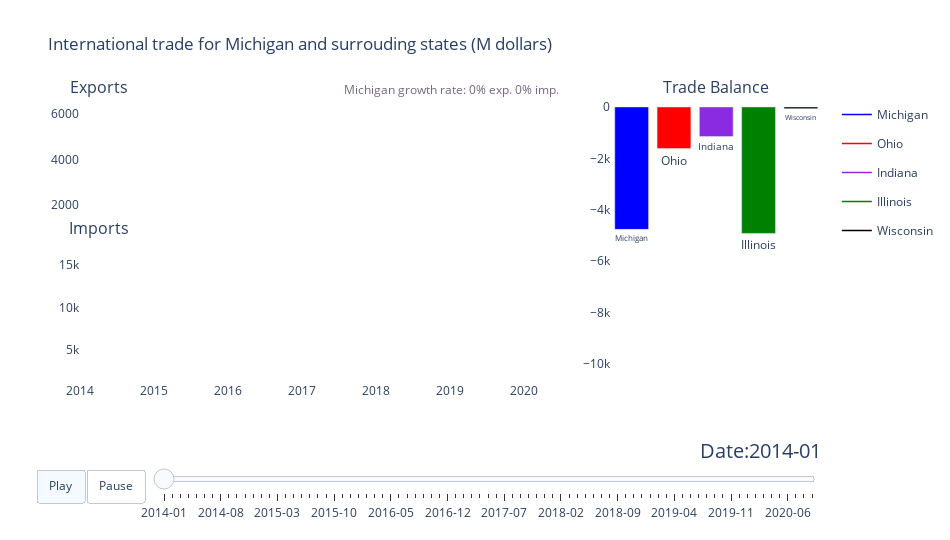

Notebook code cell kept with this figure:
### Markdown cell above
Finally I added the frames, the menus and the slider to the graphic.

### Code cell
fig_2.update(frames=list(list_of_frames)),
fig_2.update_layout(updatemenus=updatemenus, sliders= [sliders_dict])
fig_2.show()

### Figure 1 — Plotly figure (JSON) as saved in the notebook; plotly's stock layout.template omitted (floating-point values rounded to 4 significant figures)
{"data": [{"legendgroup": "Michigan", "line": {"color": "blue", "width": 1.5}, "mode": "lines", "name": "Michigan", "type": "scatter", "x": ["2014-01-01T00:00:00"], "xaxis": "x", "y": [4190.0], "yaxis": "y"}, {"legendgroup": "Ohio", "line": {"color": "red", "width": 1.5}, "mode": "lines", "name": "Ohio", "type": "scatter", "x": ["2014-01-01T00:00:00"], "xaxis": "x", "y": [3894.0], "yaxis": "y"}, {"legendgroup": "Indiana", "line": {"color": "blueviolet", "width": 1.5}, "mode": "lines", "name": "Indiana", "type": "scatter", "x": ["2014-01-01T00:00:00"], "xaxis": "x", "y": [2507.0], "yaxis": "y"}, {"legendgroup": "Illinois", "line": {"color": "green", "width": 1.5}, "mode": "lines", "name": "Illinois", "type": "scatter", "x": ["2014-01-01T00:00:00"], "xaxis": "x", "y": [5533.0], "yaxis": "y"}, {"legendgroup": "Wisconsin", "line": {"color": "black", "width": 1.5}, "mode": "lines", "name": "Wisconsin", "type": "scatter", "x": ["2014-01-01T00:00:00"], "xaxis": "x", "y": [1813.0], "yaxis": "y"}, {"legendgroup": "Michigan", "line": {"color": "blue", "width": 1.5}, "mode": "lines", "name": "Michigan", "showlegend": false, "type": "scatter", "x": ["2014-01-01T00:00:00"], "xaxis": "x3", "y": [8952.0], "yaxis": "y3"}, {"legendgroup": "Ohio", "line": {"color": "red", "width": 1.5}, "mode": "lines", "name": "Ohio", "showlegend": false, "type": "scatter", "x": ["2014-01-01T00:00:00"], "xaxis": "x3", "y": [5514.0], "yaxis": "y3"}, {"legendgroup": "Indiana", "line": {"color": "blueviolet", "width": 1.5}, "mode": "lines", "name": "Indiana", "showlegend": false, "type": "scatter", "x": ["2014-01-01T00:00:00"], "xaxis": "x3", "y": [3660.0], "yaxis": "y3"}, {"legendgroup": "Illinois", "line": {"color": "green", "width": 1.5}, "mode": "lines", "name": "Illinois", "showlegend": false, "type": "scatter", "x": ["2014-01-01T00:00:00"], "xaxis": "x3", "y": [10450.0], "yaxis": "y3"}, {"legendgroup": "Wisconsin", "line": {"color": "black", "width": 1.5}, "mode": "lines", "name": "Wisconsin", "showlegend": false, "type": "scatter", "x": ["2014-01-01T00:00:00"], "xaxis": "x3", "y": [1880.0], "yaxis": "y3"}, {"hoverinfo": "all", "legendgroup": "Michigan", "marker": {"color": "blue"}, "name": "Michigan", "showlegend": false, "textposition": "outside", "texttemplate": "%{x}", "type": "bar", "x": ["Michigan"], "xaxis": "x2", "y": [-4762.0], "yaxis": "y2"}, {"hoverinfo": "all", "legendgroup": "Ohio", "marker": {"color": "red"}, "name": "Ohio", "showlegend": false, "textposition": "outside", "texttemplate": "%{x}", "type": "bar", "x": ["Ohio"], "xaxis": "x2", "y": [-1621.0], "yaxis": "y2"}, {"hoverinfo": "all", "legendgroup": "Indiana", "marker": {"color": "blueviolet"}, "name": "Indiana", "showlegend": false, "textposition": "outside", "texttemplate": "%{x}", "type": "bar", "x": ["Indiana"], "xaxis": "x2", "y": [-1153.0], "yaxis": "y2"}, {"hoverinfo": "all", "legendgroup": "Illinois", "marker": {"color": "green"}, "name": "Illinois", "showlegend": false, "textposition": "outside", "texttemplate": "%{x}", "type": "bar", "x": ["Illinois"], "xaxis": "x2", "y": [-4920.0], "yaxis": "y2"}, {"hoverinfo": "all", "legendgroup": "Wisconsin", "marker": {"color": "black"}, "name": "Wisconsin", "showlegend": false, "textposition": "outside", "texttemplate": "%{x}", "type": "bar", "x": ["Wisconsin"], "xaxis": "x2", "y": [-66.5], "yaxis": "y2"}], "layout": {"annotations": [{"align": "center", "font": {"color": "rgb(116, 101, 130)", "size": 12}, "showarrow": false, "text": "Michigan growth rate: 0% exp. 0% imp.", "x": 0.5, "xanchor": "center", "xref": "paper", "y": 1, "yanchor": "bottom", "yref": "paper"}, {"font": {"size": 16}, "showarrow": false, "text": "Exports", "x": 0.025, "xanchor": "center", "xref": "paper", "y": 1, "yanchor": "bottom", "yref": "paper"}, {"font": {"size": 16}, "showarrow": false, "text": "Trade Balance", "x": 0.8575, "xanchor": "center", "xref": "paper", "y": 1, "yanchor": "bottom", "yref": "paper"}, {"font": {"size": 16}, "showarrow": false, "text": "Imports", "x": 0.025, "xanchor": "center", "xref": "paper", "y": 0.5, "yanchor": "bottom", "yref": "paper"}], "height": 540, "plot_bgcolor": "white", "sliders": [{"active": 0, "currentvalue": {"font": {"size": 20}, "prefix": "Date:", "visible": true, "xanchor": "right"}, "len": 0.9, "pad": {"b": 10, "t": 50}, "steps": [{"args": [[1], {"frame": {"duration": 300, "redraw": true}, "mode": "immediate", "transition": {"duration": 300}}], "label": "2014-01", "method": "animate"}, {"args": [[2], {"frame": {"duration": 300, "redraw": true}, "mode": "immediate", "transition": {"duration": 300}}], "label": "2014-02", "method": "animate"}, {"args": [[3], {"frame": {"duration": 300, "redraw": true}, "mode": "immediate", "transition": {"duration": 300}}], "label": "2014-03", "method": "animate"}, {"args": [[4], {"frame": {"duration": 300, "redraw": true}, "mode": "immediate", "transition": {"duration": 300}}], "label": "2014-04", "method": "animate"}, {"args": [[5], {"frame": {"duration": 300, "redraw": true}, "mode": "immediate", "transition": {"duration": 300}}], "label": "2014-05", "method": "animate"}, {"args": [[6], {"frame": {"duration": 300, "redraw": true}, "mode": "immediate", "transition": {"duration": 300}}], "label": "2014-06", "method": "animate"}, {"args": [[7], {"frame": {"duration": 300, "redraw": true}, "mode": "immediate", "transition": {"duration": 300}}], "label": "2014-07", "method": "animate"}, {"args": [[8], {"frame": {"duration": 300, "redraw": true}, "mode": "immediate", "transition": {"duration": 300}}], "label": "2014-08", "method": "animate"}, {"args": [[9], {"frame": {"duration": 300, "redraw": true}, "mode": "immediate", "transition": {"duration": 300}}], "label": "2014-09", "method": "animate"}, {"args": [[10], {"frame": {"duration": 300, "redraw": true}, "mode": "immediate", "transition": {"duration": 300}}], "label": "2014-10", "method": "animate"}, {"args": [[11], {"frame": {"duration": 300, "redraw": true}, "mode": "immediate", "transition": {"duration": 300}}], "label": "2014-11", "method": "animate"}, {"args": [[12], {"frame": {"duration": 300, "redraw": true}, "mode": "immediate", "transition": {"duration": 300}}], "label": "2014-12", "method": "animate"}, {"args": [[13], {"frame": {"duration": 300, "redraw": true}, "mode": "immediate", "transition": {"duration": 300}}], "label": "2015-01", "method": "animate"}, {"args": [[14], {"frame": {"duration": 300, "redraw": true}, "mode": "immediate", "transition": {"duration": 300}}], "label": "2015-02", "method": "animate"}, {"args": [[15], {"frame": {"duration": 300, "redraw": true}, "mode": "immediate", "transition": {"duration": 300}}], "label": "2015-03", "method": "animate"}, {"args": [[16], {"frame": {"duration": 300, "redraw": true}, "mode": "immediate", "transition": {"duration": 300}}], "label": "2015-04", "method": "animate"}, {"args": [[17], {"frame": {"duration": 300, "redraw": true}, "mode": "immediate", "transition": {"duration": 300}}], "label": "2015-05", "method": "animate"}, {"args": [[18], {"frame": {"duration": 300, "redraw": true}, "mode": "immediate", "transition": {"duration": 300}}], "label": "2015-06", "method": "animate"}, {"args": [[19], {"frame": {"duration": 300, "redraw": true}, "mode": "immediate", "transition": {"duration": 300}}], "label": "2015-07", "method": "animate"}, {"args": [[20], {"frame": {"duration": 300, "redraw": true}, "mode": "immediate", "transition": {"duration": 300}}], "label": "2015-08", "method": "animate"}, {"args": [[21], {"frame": {"duration": 300, "redraw": true}, "mode": "immediate", "transition": {"duration": 300}}], "label": "2015-09", "method": "animate"}, {"args": [[22], {"frame": {"duration": 300, "redraw": true}, "mode": "immediate", "transition": {"duration": 300}}], "label": "2015-10", "method": "animate"}, {"args": [[23], {"frame": {"duration": 300, "redraw": true}, "mode": "immediate", "transition": {"duration": 300}}], "label": "2015-11", "method": "animate"}, {"args": [[24], {"frame": {"duration": 300, "redraw": true}, "mode": "immediate", "transition": {"duration": 300}}], "label": "2015-12", "method": "animate"}, {"args": [[25], {"frame": {"duration": 300, "redraw": true}, "mode": "immediate", "transition": {"duration": 300}}], "label": "2016-01", "method": "animate"}, {"args": [[26], {"frame": {"duration": 300, "redraw": true}, "mode": "immediate", "transition": {"duration": 300}}], "label": "2016-02", "method": "animate"}, {"args": [[27], {"frame": {"duration": 300, "redraw": true}, "mode": "immediate", "transition": {"duration": 300}}], "label": "2016-03", "method": "animate"}, {"args": [[28], {"frame": {"duration": 300, "redraw": true}, "mode": "immediate", "transition": {"duration": 300}}], "label": "2016-04", "method": "animate"}, {"args": [[29], {"frame": {"duration": 300, "redraw": true}, "mode": "immediate", "transition": {"duration": 300}}], "label": "2016-05", "method": "animate"}, {"args": [[30], {"frame": {"duration": 300, "redraw": true}, "mode": "immediate", "transition": {"duration": 300}}], "label": "2016-06", "method": "animate"}, {"args": [[31], {"frame": {"duration": 300, "redraw": true}, "mode": "immediate", "transition": {"duration": 300}}], "label": "2016-07", "method": "animate"}, {"args": [[32], {"frame": {"duration": 300, "redraw": true}, "mode": "immediate", "transition": {"duration": 300}}], "label": "2016-08", "method": "animate"}, {"args": [[33], {"frame": {"duration": 300, "redraw": true}, "mode": "immediate", "transition": {"duration": 300}}], "label": "2016-09", "method": "animate"}, {"args": [[34], {"frame": {"duration": 300, "redraw": true}, "mode": "immediate", "transition": {"duration": 300}}], "label": "2016-10", "method": "animate"}, {"args": [[35], {"frame": {"duration": 300, "redraw": true}, "mode": "immediate", "transition": {"duration": 300}}], "label": "2016-11", "method": "animate"}, {"args": [[36], {"frame": {"duration": 300, "redraw": true}, "mode": "immediate", "transition": {"duration": 300}}], "label": "2016-12", "method": "animate"}, {"args": [[37], {"frame": {"duration": 300, "redraw": true}, "mode": "immediate", "transition": {"duration": 300}}], "label": "2017-01", "method": "animate"}, {"args": [[38], {"frame": {"duration": 300, "redraw": true}, "mode": "immediate", "transition": {"duration": 300}}], "label": "2017-02", "method": "animate"}, {"args": [[39], {"frame": {"duration": 300, "redraw": true}, "mode": "immediate", "transition": {"duration": 300}}], "label": "2017-03", "method": "animate"}, {"args": [[40], {"frame": {"duration": 300, "redraw": true}, "mode": "immediate", "transition": {"duration": 300}}], "label": "2017-04", "method": "animate"}, {"args": [[41], {"frame": {"duration": 300, "redraw": true}, "mode": "immediate", "transition": {"duration": 300}}], "label": "2017-05", "method": "animate"}, {"args": [[42], {"frame": {"duration": 300, "redraw": true}, "mode": "immediate", "transition": {"duration": 300}}], "label": "2017-06", "method": "animate"}, {"args": [[43], {"frame": {"duration": 300, "redraw": true}, "mode": "immediate", "transition": {"duration": 300}}], "label": "2017-07", "method": "animate"}, {"args": [[44], {"frame": {"duration": 300, "redraw": true}, "mode": "immediate", "transition": {"duration": 300}}], "label": "2017-08", "method": "animate"}, {"args": [[45], {"frame": {"duration": 300, "redraw": true}, "mode": "immediate", "transition": {"duration": 300}}], "label": "2017-09", "method": "animate"}, {"args": [[46], {"frame": {"duration": 300, "redraw": true}, "mode": "immediate", "transition": {"duration": 300}}], "label": "2017-10", "method": "animate"}, {"args": [[47], {"frame": {"duration": 300, "redraw": true}, "mode": "immediate", "transition": {"duration": 300}}], "label": "2017-11", "method": "animate"}, {"args": [[48], {"frame": {"duration": 300, "redraw": true}, "mode": "immediate", "transition": {"duration": 300}}], "label": "2017-12", "method": "animate"}, {"args": [[49], {"frame": {"duration": 300, "redraw": true}, "mode": "immediate", "transition": {"duration": 300}}], "label": "2018-01", "method": "animate"}, {"args": [[50], {"frame": {"duration": 300, "redraw": true}, "mode": "immediate", "transition": {"duration": 300}}], "label": "2018-02", "method": "animate"}, {"args": [[51], {"frame": {"duration": 300, "redraw": true}, "mode": "immediate", "transition": {"duration": 300}}], "label": "2018-03", "method": "animate"}, {"args": [[52], {"frame": {"duration": 300, "redraw": true}, "mode": "immediate", "transition": {"duration": 300}}], "label": "2018-04", "method": "animate"}, {"args": [[53], {"frame": {"duration": 300, "redraw": true}, "mode": "immediate", "transition": {"duration": 300}}], "label": "2018-05", "method": "animate"}, {"args": [[54], {"frame": {"duration": 300, "redraw": true}, "mode": "immediate", "transition": {"duration": 300}}], "label": "2018-06", "method": "animate"}, {"args": [[55], {"frame": {"duration": 300, "redraw": true}, "mode": "immediate", "transition": {"duration": 300}}], "label": "2018-07", "method": "animate"}, {"args": [[56], {"frame": {"duration": 300, "redraw": true}, "mode": "immediate", "transition": {"duration": 300}}], "label": "2018-08", "method": "animate"}, {"args": [[57], {"frame": {"duration": 300, "redraw": true}, "mode": "immediate", "transition": {"duration": 300}}], "label": "2018-09", "method": "animate"}, {"args": [[58], {"frame": {"duration": 300, "redraw": true}, "mode": "immediate", "transition": {"duration": 300}}], "label": "2018-10", "method": "animate"}, {"args": [[59], {"frame": {"duration": 300, "redraw": true}, "mode": "immediate", "transition": {"duration": 300}}], "label": "2018-11", "method": "animate"}, {"args": [[60], {"frame": {"duration": 300, "redraw": true}, "mode": "immediate", "transition": {"duration": 300}}], "label": "2018-12", "method": "animate"}, {"args": [[61], {"frame": {"duration": 300, "redraw": true}, "mode": "immediate", "transition": {"duration": 300}}], "label": "2019-01", "method": "animate"}, {"args": [[62], {"frame": {"duration": 300, "redraw": true}, "mode": "immediate", "transition": {"duration": 300}}], "label": "2019-02", "method": "animate"}, {"args": [[63], {"frame": {"duration": 300, "redraw": true}, "mode": "immediate", "transition": {"duration": 300}}], "label": "2019-03", "method": "animate"}, {"args": [[64], {"frame": {"duration": 300, "redraw": true}, "mode": "immediate", "transition": {"duration": 300}}], "label": "2019-04", "method": "animate"}, {"args": [[65], {"frame": {"duration": 300, "redraw": true}, "mode": "immediate", "transition": {"duration": 300}}], "label": "2019-05", "method": "animate"}, {"args": [[66], {"frame": {"duration": 300, "redraw": true}, "mode": "immediate", "transition": {"duration": 300}}], "label": "2019-06", "method": "animate"}, {"args": [[67], {"frame": {"duration": 300, "redraw": true}, "mode": "immediate", "transition": {"duration": 300}}], "label": "2019-07", "method": "animate"}, {"args": [[68], {"frame": {"duration": 300, "redraw": true}, "mode": "immediate", "transition": {"duration": 300}}], "label": "2019-08", "method": "animate"}, {"args": [[69], {"frame": {"duration": 300, "redraw": true}, "mode": "immediate", "transition": {"duration": 300}}], "label": "2019-09", "method": "animate"}, {"args": [[70], {"frame": {"duration": 300, "redraw": true}, "mode": "immediate", "transition": {"duration": 300}}], "label": "2019-10", "method": "animate"}, {"args": [[71], {"frame": {"duration": 300, "redraw": true}, "mode": "immediate", "transition": {"duration": 300}}], "label": "2019-11", "method": "animate"}, {"args": [[72], {"frame": {"duration": 300, "redraw": true}, "mode": "immediate", "transition": {"duration": 300}}], "label": "2019-12", "method": "animate"}, {"args": [[73], {"frame": {"duration": 300, "redraw": true}, "mode": "immediate", "transition": {"duration": 300}}], "label": "2020-01", "method": "animate"}, {"args": [[74], {"frame": {"duration": 300, "redraw": true}, "mode": "immediate", "transition": {"duration": 300}}], "label": "2020-02", "method": "animate"}, {"args": [[75], {"frame": {"duration": 300, "redraw": true}, "mode": "immediate", "transition": {"duration": 300}}], "label": "2020-03", "method": "animate"}, {"args": [[76], {"frame": {"duration": 300, "redraw": true}, "mode": "immediate", "transition": {"duration": 300}}], "label": "2020-04", "method": "animate"}, {"args": [[77], {"frame": {"duration": 300, "redraw": true}, "mode": "immediate", "transition": {"duration": 300}}], "label": "2020-05", "method": "animate"}, {"args": [[78], {"frame": {"duration": 300, "redraw": true}, "mode": "immediate", "transition": {"duration": 300}}], "label": "2020-06", "method": "animate"}, {"args": [[79], {"frame": {"duration": 300, "redraw": true}, "mode": "immediate", "transition": {"duration": 300}}], "label": "2020-07", "method": "animate"}, {"args": [[80], {"frame": {"duration": 300, "redraw": true}, "mode": "immediate", "transition": {"duration": 300}}], "label": "2020-08", "method": "animate"}, {"args": [[81], {"frame": {"duration": 300, "redraw": true}, "mode": "immediate", "transition": {"duration": 300}}], "label": "2020-09", "method": "animate"}], "transition": {"duration": 300, "easing": "cubic-in-out"}, "x": 0.1, "xanchor": "left", "y": 0, "yanchor": "top"}], "title": {"text": "International trade for Michigan and surrouding states (M dollars)"}, "updatemenus": [{"buttons": [{"args": [null, {"frame": {"duration": 500, "redraw": true}, "fromcurrent": true, "transition": {"duration": 300, "easing": "quadratic-in-out"}}], "label": "Play", "method": "animate"}, {"args": [[null], {"frame": {"duration": 0, "redraw": true}, "mode": "immediate", "transition": {"duration": 0}}], "label": "Pause", "method": "animate"}], "direction": "left", "pad": {"r": 10, "t": 87}, "showactive": true, "type": "buttons", "x": 0.1, "y": 0}], "width": 950, "xaxis": {"anchor": "y", "domain": [0, 0.665], "matches": "x3", "range": ["2014-01-01T00:00:00", "2020-09-01T00:00:00"], "showticklabels": false}, "xaxis2": {"anchor": "y2", "domain": [0.715, 1], "range": ["2014-01-01T00:00:00", "2020-09-01T00:00:00"], "showticklabels": false}, "xaxis3": {"anchor": "y3", "domain": [0, 0.665], "range": ["2014-01-01T00:00:00", "2020-09-01T00:00:00"]}, "yaxis": {"anchor": "x", "domain": [0.5375, 1], "range": [900, 6600]}, "yaxis2": {"anchor": "x2", "domain": [0, 1], "range": [-10700, 270]}, "yaxis3": {"anchor": "x3", "domain": [0, 0.4625], "range": [1200, 16600]}}}
